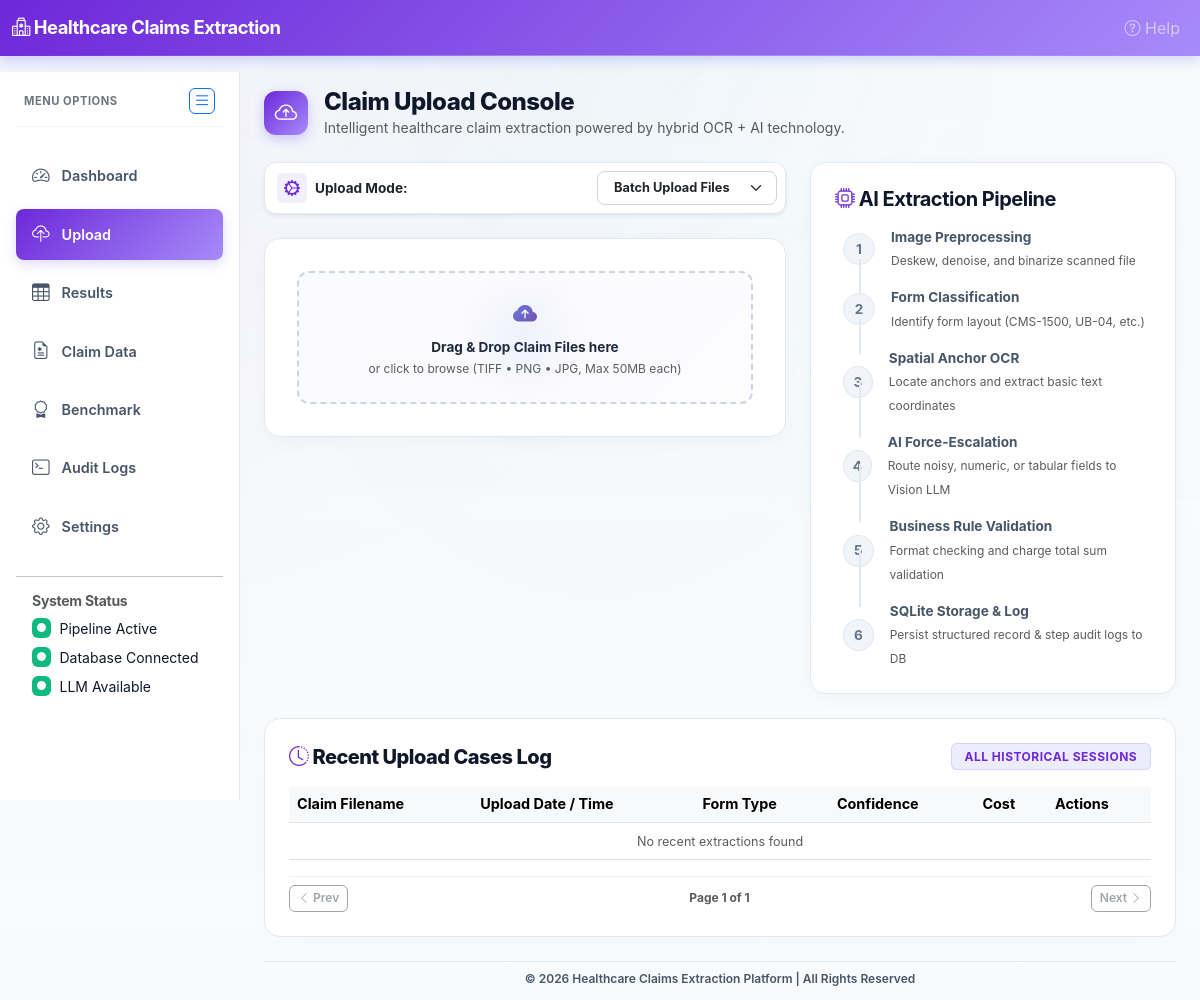
Before: /upload with the older database file.
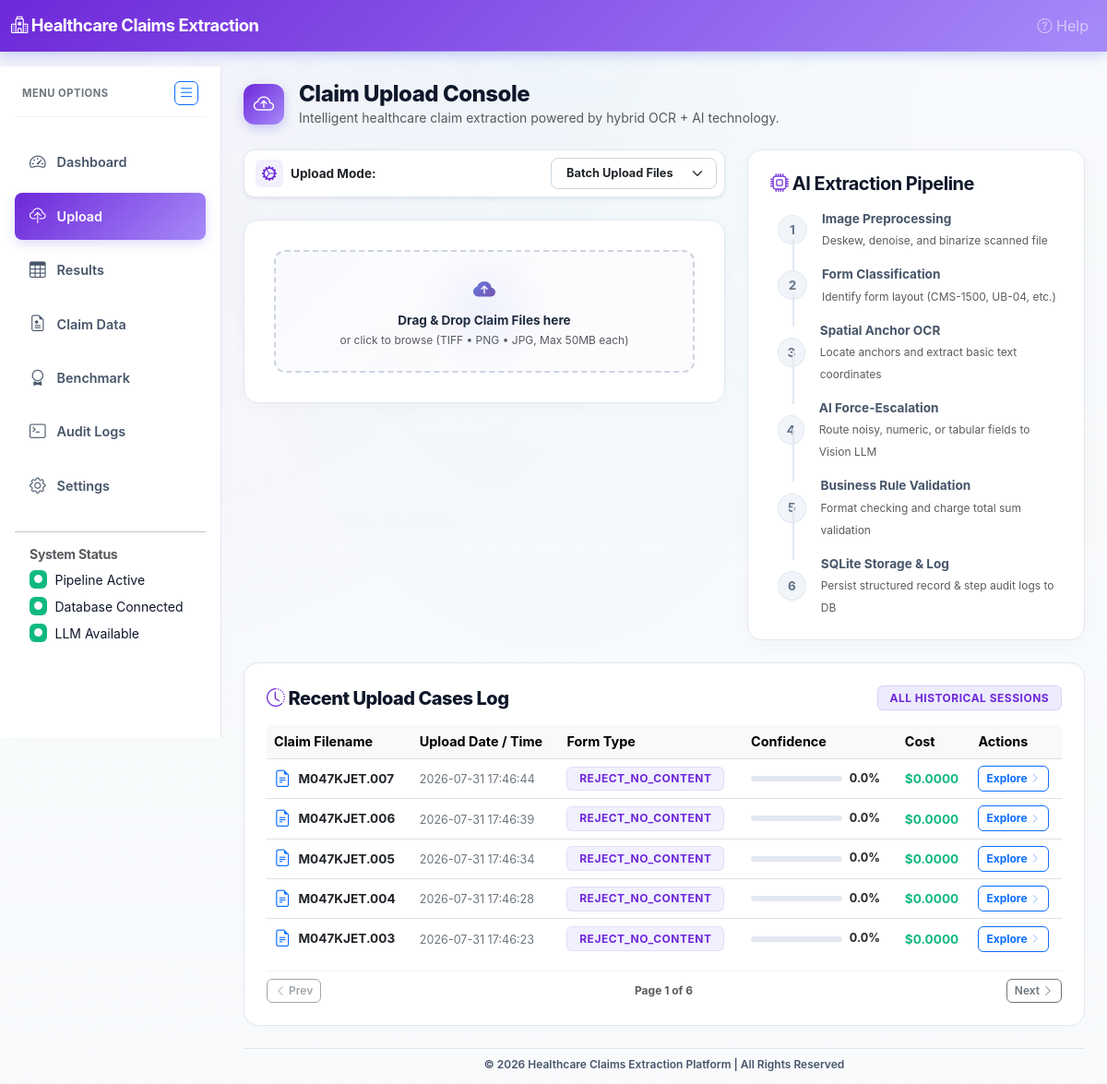
After: the same page with the newer database file.
### tables this page shows
CREATE TABLE extractions (
    id INTEGER PRIMARY KEY AUTOINCREMENT,
    filename TEXT NOT NULL,
    upload_date TIMESTAMP DEFAULT CURRENT_TIMESTAMP,
    form_type TEXT,  -- tier_a, tier_b, tier_c, tier_d, unknown
    status TEXT,  -- ok, failed, skipped
    mean_confidence REAL,
    cost REAL,
    processing_time REAL,  -- seconds
    llm_provider TEXT,
    result_json TEXT,  -- full JSON result
    image_path TEXT
);

### webapp/app.py (the view)
@app.route('/upload')
def upload_page():
    recent_extractions = db.get_all_extractions(limit=50)
    return render_template('upload.html', recent=recent_extractions)

### webapp/templates/upload.html (shortened to what this page needs)
{% extends "base.html" %}
{% block content %}
<div class="d-flex justify-content-between align-items-center mb-4 mt-2">
    <div class="d-flex align-items-center gap-3">
        <span class="d-inline-flex align-items-center justify-content-center console-title-icon">
            <i class="bi bi-cloud-arrow-up" style="font-size: 1.40rem; color: white !important;"></i>
        </span>
        <div>
            <h4 class="mb-0" style="font-weight: 800; color: var(--text-primary); letter-spacing: -0.5px;">Claim Upload Console</h4>
            <p class="text-muted small mb-0 d-none d-md-block">Intelligent healthcare claim extraction powered by hybrid OCR + AI technology.</p>
        </div>
    </div>
</div>
<div class="row g-4 mb-4">
    <div class="col-lg-7">
        <div class="d-flex align-items-center gap-2 mb-4 p-2 shadow-sm bg-white" style="border-radius: 12px; border: 1px solid var(--border-color);">
            <span class="d-inline-flex align-items-center justify-content-center ms-1" style="background: rgba(79, 70, 229, 0.08); color: var(--primary-color); width: 30px; height: 30px; border-radius: 6px;">
                <i class="bi bi-gear-wide-connected" style="font-size: 1rem;"></i>
            </span>
            <label class="form-label mb-0 fw-bold text-dark" style="font-size: 0.85rem;">Upload Mode:</label>
            <select class="form-select form-select-sm ms-auto" id="uploadTypeSelector" style="width: 180px; font-weight: 700; border-radius: 8px; border-color: #CBD5E1; cursor: pointer; font-size: 0.8rem; padding: 0.4rem 1rem;">
                <option value="batch" selected>Batch Upload Files</option>
            </select>
        </div>
        <div class="tab-content">
            <div class="tab-pane fade" id="batch-upload">
                <div class="glass-card" style="padding: 2rem;">
                    <div id="batchDropzone" class="modern-dropzone">
                        <div class="d-flex flex-column align-items-center justify-content-center">
                            <i class="bi bi-cloud-arrow-up-fill dropzone-icon" style="font-size: 1.5rem; margin-bottom: 0.25rem;"></i>
                            <div style="font-size: 0.85rem; font-weight: 700; color: #1E293B;">Drag & Drop Claim Files here</div>
                            <small class="text-muted" style="font-size: 0.75rem; margin-top: 0.15rem;">or click to browse (TIFF • PNG • JPG, Max 50MB each)</small>
                        </div>
                    </div>
                </div>
            </div>
        </div>
    </div>
    <div class="col-lg-5">
        <div class="glass-card h-100" style="padding: 1.5rem; border-left: 4px solid var(--primary-color);">
            <h5 class="mb-3" style="font-weight: 700; color: var(--text-primary); letter-spacing: -0.5px;">
                <i class="bi bi-cpu" style="color: var(--primary-color);"></i> AI Extraction Pipeline
            </h5>
            <div class="pipeline-flow">
                <div class="pipeline-step mb-3 d-flex align-items-center gap-3" id="step-prep" style="transition: all 0.3s;">
                    <span class="step-icon d-inline-flex align-items-center justify-content-center" style="width: 32px; height: 32px; border-radius: 50%; background: #F1F5F9; color: #64748B; font-weight: 700; font-size: 0.85rem; border: 1px solid #E2E8F0; transition: all 0.3s;">
                        1
                    </span>
                    <div>
                        <strong class="step-title d-block" style="font-size: 0.85rem; color: #475569; transition: all 0.2s;">Image Preprocessing</strong>
                        <small class="step-desc text-muted" style="font-size: 0.75rem;">Deskew, denoise, and binarize scanned file</small>
                    </div>
                </div>
                <div class="pipeline-step mb-3 d-flex align-items-center gap-3" id="step-class" style="transition: all 0.3s;">
                    <span class="step-icon d-inline-flex align-items-center justify-content-center" style="width: 32px; height: 32px; border-radius: 50%; background: #F1F5F9; color: #64748B; font-weight: 700; font-size: 0.85rem; border: 1px solid #E2E8F0; transition: all 0.3s;">
                        2
                    </span>
                    <div>
                        <strong class="step-title d-block" style="font-size: 0.85rem; color: #475569; transition: all 0.2s;">Form Classification</strong>
                        <small class="step-desc text-muted" style="font-size: 0.75rem;">Identify form layout (CMS-1500, UB-04, etc.)</small>
                    </div>
                </div>
                <div class="pipeline-step mb-3 d-flex align-items-center gap-3" id="step-ocr" style="transition: all 0.3s;">
                    <span class="step-icon d-inline-flex align-items-center justify-content-center" style="width: 32px; height: 32px; border-radius: 50%; background: #F1F5F9; color: #64748B; font-weight: 700; font-size: 0.85rem; border: 1px solid #E2E8F0; transition: all 0.3s;">
                        3
                    </span>
                    <div>
                        <strong class="step-title d-block" style="font-size: 0.85rem; color: #475569; transition: all 0.2s;">Spatial Anchor OCR</strong>
                        <small class="step-desc text-muted" style="font-size: 0.75rem;">Locate anchors and extract basic text coordinates</small>
                    </div>
                </div>
                <div class="pipeline-step mb-3 d-flex align-items-center gap-3" id="step-llm" style="transition: all 0.3s;">
                    <span class="step-icon d-inline-flex align-items-center justify-content-center" style="width: 32px; height: 32px; border-radius: 50%; background: #F1F5F9; color: #64748B; font-weight: 700; font-size: 0.85rem; border: 1px solid #E2E8F0; transition: all 0.3s;">
                        4
                    </span>
                    <div>
                        <strong class="step-title d-block" style="font-size: 0.85rem; color: #475569; transition: all 0.2s;">AI Force-Escalation</strong>
                        <small class="step-desc text-muted" style="font-size: 0.75rem;">Route noisy, numeric, or tabular fields to Vision LLM</small>
                    </div>
                </div>
                <div class="pipeline-step mb-3 d-flex align-items-center gap-3" id="step-rules" style="transition: all 0.3s;">
                    <span class="step-icon d-inline-flex align-items-center justify-content-center" style="width: 32px; height: 32px; border-radius: 50%; background: #F1F5F9; color: #64748B; font-weight: 700; font-size: 0.85rem; border: 1px solid #E2E8F0; transition: all 0.3s;">
                        5
                    </span>
                    <div>
                        <strong class="step-title d-block" style="font-size: 0.85rem; color: #475569; transition: all 0.2s;">Business Rule Validation</strong>
                        <small class="step-desc text-muted" style="font-size: 0.75rem;">Format checking and charge total sum validation</small>
                    </div>
                </div>
                <div class="pipeline-step d-flex align-items-center gap-3" id="step-db" style="transition: all 0.3s;">
                    <span class="step-icon d-inline-flex align-items-center justify-content-center" style="width: 32px; height: 32px; border-radius: 50%; background: #F1F5F9; color: #64748B; font-weight: 700; font-size: 0.85rem; border: 1px solid #E2E8F0; transition: all 0.3s;">
                        6
                    </span>
                    <div>
                        <strong class="step-title d-block" style="font-size: 0.85rem; color: #475569; transition: all 0.2s;">SQLite Storage & Log</strong>
                        <small class="step-desc text-muted" style="font-size: 0.75rem;">Persist structured record & step audit logs to DB</small>
                    </div>
                </div>
            </div>
        </div>
    </div>
</div>
<div class="row">
    <div class="col-12">
        <div class="glass-card p-4" style="box-shadow: 0 4px 20px rgba(15, 23, 42, 0.02);">
            <div class="d-flex justify-content-between align-items-center mb-3">
                <h5 class="m-0" style="font-weight: 800; color: var(--text-primary); letter-spacing: -0.5px;">
                    <i class="bi bi-clock-history" style="color: var(--primary-color);"></i> Recent Upload Cases Log
                </h5>
                <span class="badge" style="background: rgba(79, 70, 229, 0.1) !important; color: var(--primary-color) !important; border: 1px solid rgba(79, 70, 229, 0.15) !important; font-weight: 700;">All Historical Sessions</span>
            </div>
            <div class="table-responsive" style="max-height: 250px; overflow-y: auto;">
                <table class="table table-hover align-middle mb-0" style="font-size: 0.9rem;">
                    <thead class="table-light">
                        <tr>
                            <th>Claim Filename</th>
                            <th>Upload Date / Time</th>
                            <th>Form Type</th>
                            <th>Confidence</th>
                            <th>Cost</th>
                            <th>Actions</th>
                        </tr>
                    </thead>
                    <tbody id="recentUploadsList">
                        {% if recent %}
                            {% for ext in recent %}
                                {% set tier_map = {
                                    'tier_a': 'CMS-1500',
                                    'tier_b': 'CMS-1500+Attach',
                                    'tier_c': 'UB-04',
                                    'tier_d': 'Separator',
                                    'unknown_layout': 'Unknown'
                                } %}
                                <tr class="recent-upload-link" onclick="window.location.href='/results?id={{ ext.id }}'" style="cursor: pointer;">
                                    <td>
                                        <div class="d-flex align-items-center gap-2">
                                            <i class="bi bi-file-earmark-text text-primary" style="font-size: 1.15rem;"></i>
                                            <strong class="filename-text text-dark" style="font-size: 0.85rem;">{{ ext.filename }}</strong>
                                        </div>
                                    </td>
                                    <td><small class="text-secondary">{{ ext.upload_date }}</small></td>
                                    <td>
                                        <span class="badge" style="background: rgba(79, 70, 229, 0.08); color: var(--primary-color); border: 1px solid rgba(79, 70, 229, 0.1); font-weight: 700;">{{ tier_map[ext.form_type] or ext.form_type }}</span>
                                    </td>
                                    <td>
                                        <div class="d-flex align-items-center gap-2" style="width: 140px;">
                                            <div class="progress flex-grow-1" style="height: 6px; background-color: #E2E8F0;">
                                            </div>
                                            <small class="fw-bold">{{ "%.1f"|format(ext.mean_confidence) }}%</small>
                                        </div>
                                    </td>
                                    <td><strong style="color: var(--success-color); font-size: 0.85rem;">${{ "%.4f"|format(ext.cost) }}</strong></td>
                                    <td>
                                        <a href="/results?id={{ ext.id }}" class="btn btn-xs btn-outline-primary py-1 px-2 fw-bold" style="font-size: 0.75rem; border-radius: 6px;">
                                            Explore <i class="bi bi-chevron-right chevron-icon" style="font-size: 0.7rem;"></i>
                                        </a>
                                    </td>
                                </tr>
                            {% endfor %}
                        {% else %}
                            <tr id="emptyStateRow">
                                <td colspan="6" class="text-center py-4 text-muted">
                                    <small>No recent extractions found</small>
                                </td>
                            </tr>
                        {% endif %}
                    </tbody>
                </table>
            </div>
            <div class="d-flex justify-content-between align-items-center mt-3 pt-2 border-top" id="paginationControls" style="border-color: rgba(226,232,240,0.6) !important;">
                <button type="button" class="btn btn-xs btn-outline-secondary" id="prevPageBtn" disabled style="padding: 0.2rem 0.5rem; font-size: 0.75rem; border-radius: 6px; font-weight: 600;">
                    <i class="bi bi-chevron-left"></i> Prev
                </button>
                <small class="text-muted" id="pageIndicator" style="font-size: 0.75rem; font-weight: 700;">Page 1 of 1</small>
                <button type="button" class="btn btn-xs btn-outline-secondary" id="nextPageBtn" disabled style="padding: 0.2rem 0.5rem; font-size: 0.75rem; border-radius: 6px; font-weight: 600;">
                    Next <i class="bi bi-chevron-right"></i>
                </button>
            </div>
        </div>
    </div>
</div>
{% endblock %}

Changed rows visible on the page:
added extractions: filename "M047KJET.007", upload_date "2026-07-31 17:46:44", form_type "REJECT_NO_CONTENT", mean_confidence "0.0", cost "0.0000"
added extractions: filename "M047KJET.006", upload_date "2026-07-31 17:46:39", form_type "REJECT_NO_CONTENT", mean_confidence "0.0", cost "0.0000"
added extractions: filename "M047KJET.005", upload_date "2026-07-31 17:46:34", form_type "REJECT_NO_CONTENT", mean_confidence "0.0", cost "0.0000"
added extractions: filename "M047KJET.004", upload_date "2026-07-31 17:46:28", form_type "REJECT_NO_CONTENT", mean_confidence "0.0", cost "0.0000"
added extractions: filename "M047KJET.003", upload_date "2026-07-31 17:46:23", form_type "REJECT_NO_CONTENT", mean_confidence "0.0", cost "0.0000"
Other visible differences:
text written by a page script: "Page 1 of 1" → "Page 1 of 6"
text no longer shown: "No recent extractions found"
